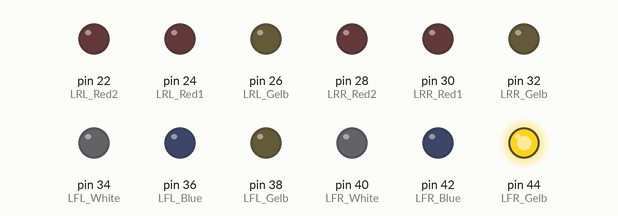
This sketch was run on a simulated Arduino Mega 2560, built with avr-gcc and run on an emulated ATmega2560. On the bench: output pins drawn as LEDs (lit = HIGH).

Above: at 0.05 s.
Timing chart, 0 to 3.0 s (numbered marks = the images above):
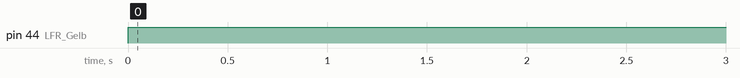

Measured:
- by itself, pin 44 (LFR_Gelb): LOW → HIGH at 0.00 s

The sketch:

BMW_Z4_Light_TEST.ino
```cpp
#define LFR_Gelb	44
#define LFR_Blue	42
#define LFR_White	40

#define LFL_Gelb	38
#define LFL_Blue	36
#define LFL_White	34

#define LRR_Gelb	32
#define LRR_Red1	30
#define LRR_Red2	28

#define LRL_Gelb	26
#define LRL_Red1	24
#define LRL_Red2	22


void setup()
{

  pinMode(LFR_Gelb, OUTPUT);
  pinMode(LFR_Blue, OUTPUT);
  pinMode(LFR_White, OUTPUT);

  pinMode(LFL_Gelb, OUTPUT);
  pinMode(LFL_Blue, OUTPUT);
  pinMode(LFL_White, OUTPUT);

  pinMode(LRR_Gelb, OUTPUT);
  pinMode(LRR_Red1, OUTPUT);
  pinMode(LRR_Red2, OUTPUT);

  pinMode(LRL_Gelb, OUTPUT);
  pinMode(LRL_Red1, OUTPUT);
  pinMode(LRL_Red2, OUTPUT);

}

void loop()
{
	digitalWrite(LFR_Gelb, HIGH);
	delay(250);
	digitalWrite(LFR_Gelb, LOW);
}
```
